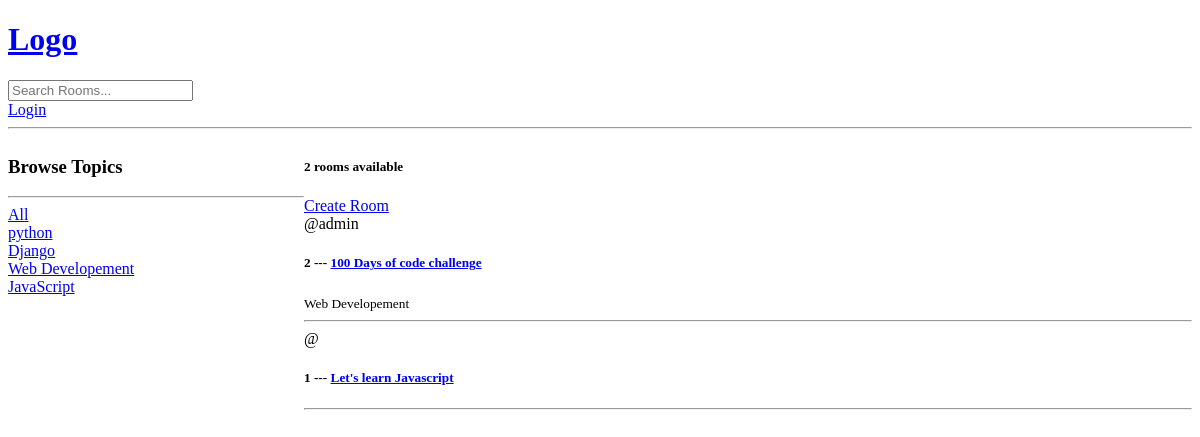
The app's page /, older data.
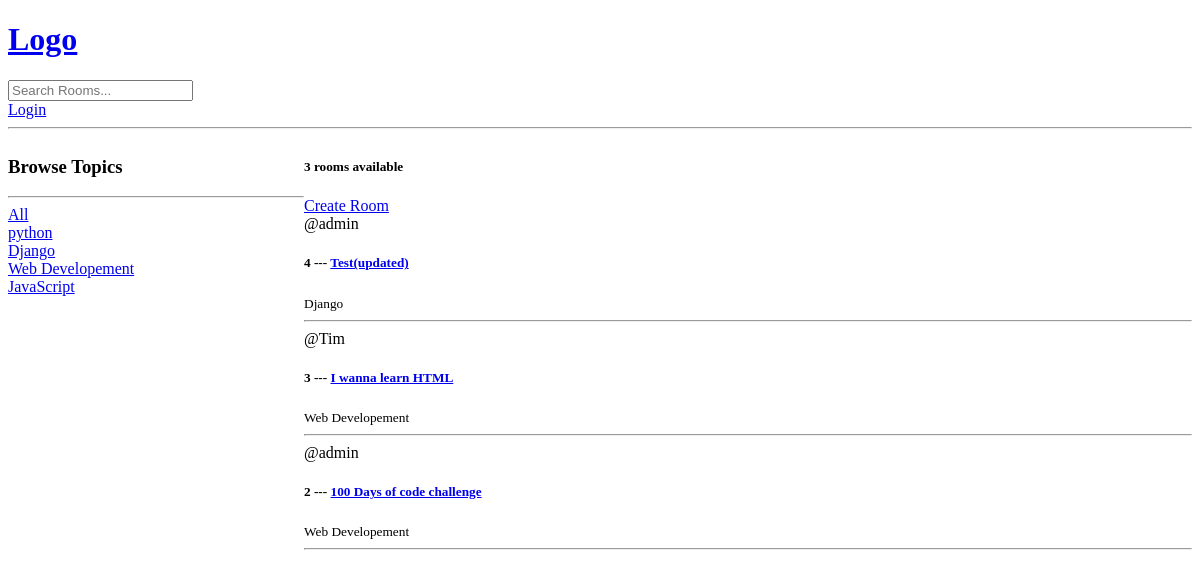
The same page, newer data.
### base/models.py (models this page shows, shortened)
class Topic(models.Model):
    name = models.CharField(max_length=200)

class Room(models.Model):
    host = models.ForeignKey(User, on_delete=models.SET_NULL, null=True)
    topic = models.ForeignKey(Topic, on_delete=models.SET_NULL, null=True)
    name = models.CharField(max_length=200)
    description = models.TextField(null=True,blank=True)
    updated = models.DateTimeField(auto_now=True)
    created = models.DateTimeField(auto_now_add=True)
    class Meta:
        ordering = ['-updated','-created']

### base/views.py (the view)
# urls.py: path('',views.home,name = 'home'),
def home(request):
    q = request.GET.get('q') if request.GET.get('q') != None else ''
    rooms = Room.objects.filter(
        Q(topic__name__icontains= q) |
        Q(name__icontains= q) |
        Q(description__icontains= q)
        )
    topics = Topic.objects.all()
    room_count = rooms.count()
    context = {'rooms':rooms , 'topics':topics , 'room_count':room_count}
    return render(request,'base/home.html', context)

### base/templates/base/home.html (shortened to what this page needs)
{% extends 'main.html' %}
{% block content %}
<div class="home-container">
    <div>
        <h3>Browse Topics</h3>
        <hr>
        <div>
            <a href="{% url 'home'%}">All</a>
        </div>
        {% for topic in topics %}
        <div>
            <a href="{% url 'home'%}?q={{topic.name}}">{{topic.name}}</a>
        </div>
        {% endfor %}
    </div>
    <div>
        <h5>{{room_count}} rooms available</h5>
        <a href="{% url 'create-room' %}">Create Room</a>
        <div>
            {% for room in rooms %}
            <div>
                <span>@{{room.host.username}}</span>
                <h5>{{room.id}} --- <a href="{% url 'room' room.id %}">{{room.name}}</a></h5>
                <small>{{room.topic.name}}</small>
                <hr>
            </div>
            {% endfor %}
        </div>
    </div>
</div>
{% endblock %}

### templates/main.html (shortened to what this page needs)
<!DOCTYPE html>
<html lang="en">
<head>
</head>
<body>
    {% include 'navabar.html' %}
    {% block content %}
    {% endblock %}
</body>
</html>

### templates/navabar.html
<a href="/">
    <h1>Logo</h1>
</a>
<form action="{% url 'home' %}" method="GET">
    <input type="text" name="q" placeholder="Search Rooms...">
</form>
{% if request.user.is_authenticated %}
<p>Hello {{request.user}}</p>
<a href="{% url 'logout' %}">Logout</a>
{% else %}
<a href="{% url 'login' %}">Login</a>
{% endif %}
<hr>

### base/templates/base/home.html (style rules this page uses)
.home-container { display: grid; grid-template-columns: 1fr 3fr; }

Row changes from the older to the newer data that the page shows:
removed Room: id "1", name "Let's learn Javascript"
added Room: host.username "admin", id "4", name "Test(updated)", topic.name "Django"
added Room: host.username "Tim", id "3", name "I wanna learn HTML", topic.name "Web Developement"
Text that changed along with them:
{{ room_count }}: "2" → "3"
